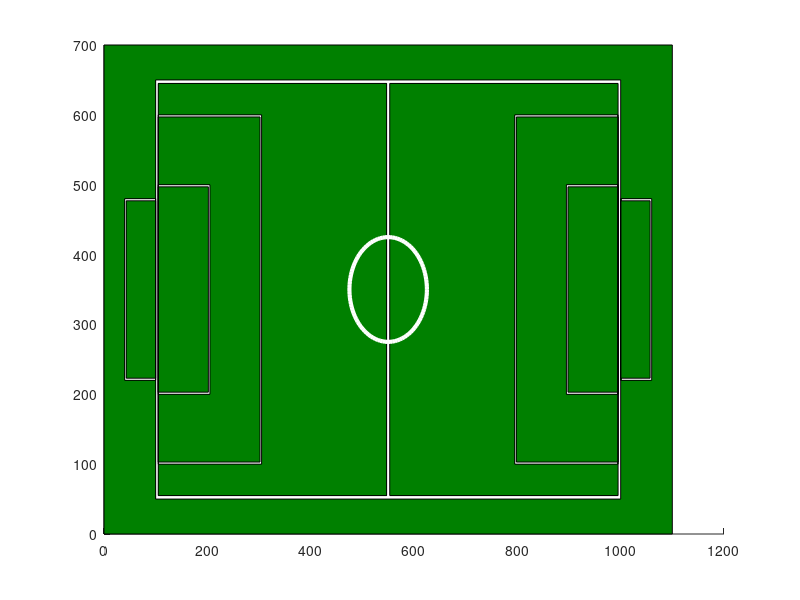

MATLAB code to generate this figure:

    % 画出绿色草地
    patch([0 1100 1100 0], [0 0 700 700], [0 0.5 0]);
    
    % 画出白色边线
    patch([100 1000 1000 100], [50 50 650 650], [1 1 1]);
    
    %左半场
    patch([105 547 547 105], [55 55 645 645], [0 0.5 0]);
    %Penatly area
    patch([105 305 305 105], [100 100 600 600], [1 1 1]);
    patch([105 302 302 105], [103 103 597 597], [0 0.5 0]);
    %goal area
    patch([105 205 205 105], [200 200 500 500], [1 1 1]);
    patch([105 202 202 105], [203 203 497 497], [0 0.5 0]);
    %gate area
    patch([40 100 100 40], [220 220 480 480], [1 1 1]);
    patch([43 100 100 43], [223 223 477 477], [0 0.5 0]);
    
    %右半场 
    patch([553 995 995 553], [55 55 645 645], [0 0.5 0]);
    %Penatly area
    patch([795 995 995 795], [100 100 600 600], [1 1 1]);
    patch([798 995 995 798], [103 103 597 597], [0 0.5 0]);
    %goal area
    patch([895 995 995 895], [200 200 500 500], [1 1 1]);
    patch([898 995 995 898], [203 203 497 497], [0 0.5 0]);
    %gate area
    patch([1000 1060 1060 1000], [220 220 480 480], [1 1 1]);
    patch([1000 1057 1057 1000], [223 223 477 477], [0 0.5 0]);
    
    viscircles([550 350],75,'Color','w');

    hold on;